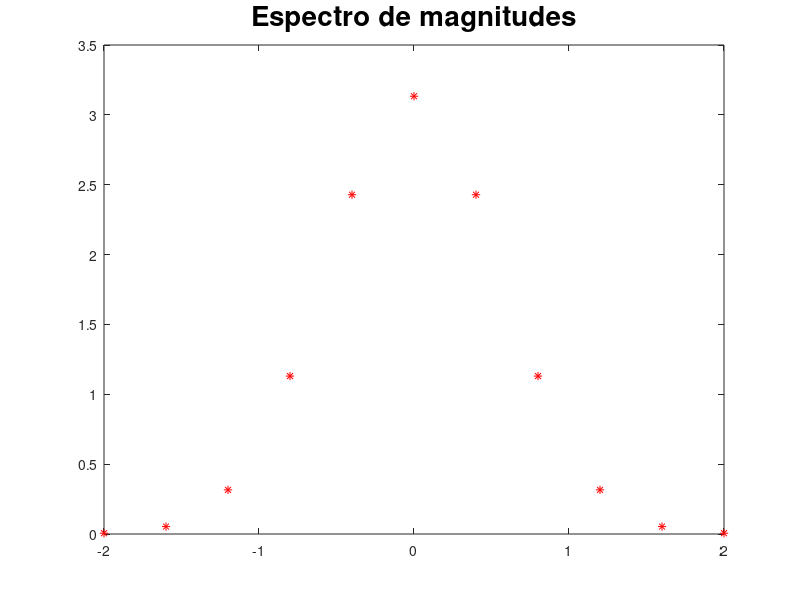

Recreate this plot in MATLAB.
%Questão 1.c)

% Intervalo
dt=0.4;

% Dados basicos
t=-2:dt:2;
v=exp(-2*t.^2);
% plot (t, v, "rx", "linewidth", 10);
% title("v(t) por t - 1.c)", "fontsize", 20);
% xlabel("t", "fontsize", 18);
% ylabel("v(t)", "fontsize", 18);
V = fft(v);
modV = abs(V);
angV = angle(V);
V = fftshift(V);
modV = abs(V);
plot(t, modV, "r*")
title("Espectro de magnitudes", "fontsize", 20);
